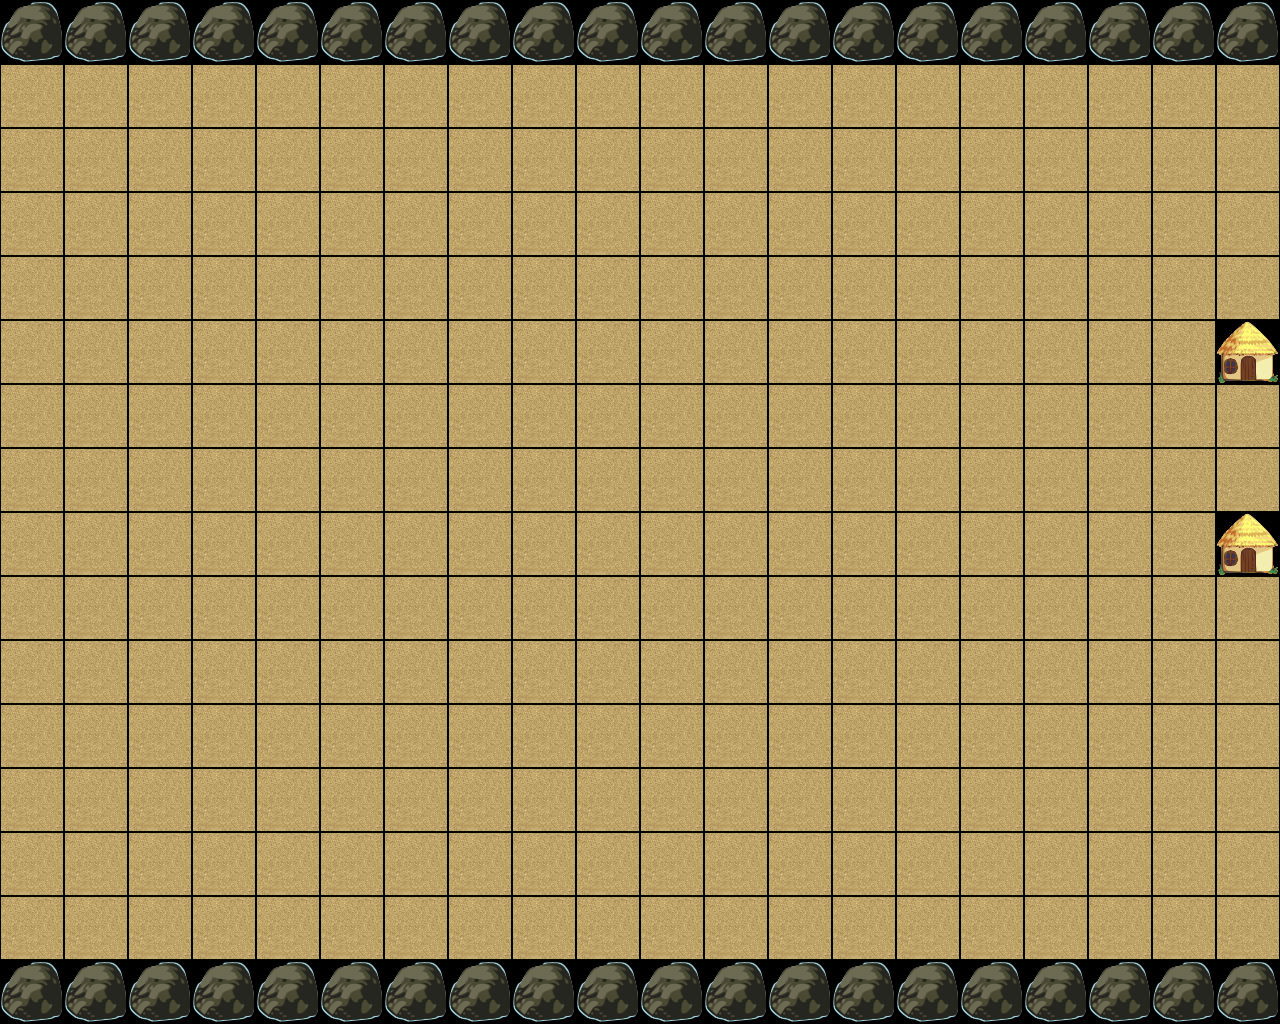

A 2D game scene composited from a Tiled map and its tileset images. What follows is a short description and the map's XML, with every tile layer's data as written:
An orthogonal 20x16 tile map with 64x64 px tiles, 1 tile layer (BackGround).

<map version="1.0" orientation="orthogonal" renderorder="right-down" width="20" height="16" tilewidth="64" tileheight="64">
 <tileset firstgid="1" name="ProgrammerArtTileSet" tilewidth="64" tileheight="64">
  <image source="mapTiles_spriteSheet.png" trans="ff00ff" width="640" height="640" />
 </tileset>
 <layer name="BackGround" width="20" height="16">
  <data>
   <tile gid="5" />
   <tile gid="5" />
   <tile gid="5" />
   <tile gid="5" />
   <tile gid="5" />
   <tile gid="5" />
   <tile gid="5" />
   <tile gid="5" />
   <tile gid="5" />
   <tile gid="5" />
   <tile gid="5" />
   <tile gid="5" />
   <tile gid="5" />
   <tile gid="5" />
   <tile gid="5" />
   <tile gid="5" />
   <tile gid="5" />
   <tile gid="5" />
   <tile gid="5" />
   <tile gid="5" />
   <tile gid="1" />
   <tile gid="1" />
   <tile gid="1" />
   <tile gid="1" />
   <tile gid="1" />
   <tile gid="1" />
   <tile gid="1" />
   <tile gid="1" />
   <tile gid="1" />
   <tile gid="1" />
   <tile gid="1" />
   <tile gid="1" />
   <tile gid="1" />
   <tile gid="1" />
   <tile gid="1" />
   <tile gid="1" />
   <tile gid="1" />
   <tile gid="1" />
   <tile gid="1" />
   <tile gid="1" />
   <tile gid="1" />
   <tile gid="1" />
   <tile gid="1" />
   <tile gid="1" />
   <tile gid="1" />
   <tile gid="1" />
   <tile gid="1" />
   <tile gid="1" />
   <tile gid="1" />
   <tile gid="1" />
   <tile gid="1" />
   <tile gid="1" />
   <tile gid="1" />
   <tile gid="1" />
   <tile gid="1" />
   <tile gid="1" />
   <tile gid="1" />
   <tile gid="1" />
   <tile gid="1" />
   <tile gid="1" />
   <tile gid="1" />
   <tile gid="1" />
   <tile gid="1" />
   <tile gid="1" />
   <tile gid="1" />
   <tile gid="1" />
   <tile gid="1" />
   <tile gid="1" />
   <tile gid="1" />
   <tile gid="1" />
   <tile gid="1" />
   <tile gid="1" />
   <tile gid="1" />
   <tile gid="1" />
   <tile gid="1" />
   <tile gid="1" />
   <tile gid="1" />
   <tile gid="1" />
   <tile gid="1" />
   <tile gid="1" />
   <tile gid="1" />
   <tile gid="1" />
   <tile gid="1" />
   <tile gid="1" />
   <tile gid="1" />
   <tile gid="1" />
   <tile gid="1" />
   <tile gid="1" />
   <tile gid="1" />
   <tile gid="1" />
   <tile gid="1" />
   <tile gid="1" />
   <tile gid="1" />
   <tile gid="1" />
   <tile gid="1" />
   <tile gid="1" />
   <tile gid="1" />
   <tile gid="1" />
   <tile gid="1" />
   <tile gid="1" />
   <tile gid="1" />
   <tile gid="1" />
   <tile gid="1" />
   <tile gid="1" />
   <tile gid="1" />
   <tile gid="1" />
   <tile gid="1" />
   <tile gid="1" />
   <tile gid="1" />
   <tile gid="1" />
   <tile gid="1" />
   <tile gid="1" />
   <tile gid="1" />
   <tile gid="1" />
   <tile gid="1" />
   <tile gid="1" />
   <tile gid="1" />
   <tile gid="1" />
   <tile gid="1" />
   <tile gid="3" />
   <tile gid="1" />
   <tile gid="1" />
   <tile gid="1" />
   <tile gid="1" />
   <tile gid="1" />
   <tile gid="1" />
   <tile gid="1" />
   <tile gid="1" />
   <tile gid="1" />
   <tile gid="1" />
   <tile gid="1" />
   <tile gid="1" />
   <tile gid="1" />
   <tile gid="1" />
   <tile gid="1" />
   <tile gid="1" />
   <tile gid="1" />
   <tile gid="1" />
   <tile gid="1" />
   <tile gid="1" />
   <tile gid="1" />
   <tile gid="1" />
   <tile gid="1" />
   <tile gid="1" />
   <tile gid="1" />
   <tile gid="1" />
   <tile gid="1" />
   <tile gid="1" />
   <tile gid="1" />
   <tile gid="1" />
   <tile gid="1" />
   <tile gid="1" />
   <tile gid="1" />
   <tile gid="1" />
   <tile gid="1" />
   <tile gid="1" />
   <tile gid="1" />
   <tile gid="1" />
   <tile gid="1" />
   <tile gid="1" />
   <tile gid="1" />
   <tile gid="1" />
   <tile gid="1" />
   <tile gid="1" />
   <tile gid="1" />
   <tile gid="1" />
   <tile gid="1" />
   <tile gid="1" />
   <tile gid="1" />
   <tile gid="1" />
   <tile gid="1" />
   <tile gid="1" />
   <tile gid="1" />
   <tile gid="1" />
   <tile gid="1" />
   <tile gid="1" />
   <tile gid="1" />
   <tile gid="1" />
   <tile gid="1" />
   <tile gid="3" />
   <tile gid="1" />
   <tile gid="1" />
   <tile gid="1" />
   <tile gid="1" />
   <tile gid="1" />
   <tile gid="1" />
   <tile gid="1" />
   <tile gid="1" />
   <tile gid="1" />
   <tile gid="1" />
   <tile gid="1" />
   <tile gid="1" />
   <tile gid="1" />
   <tile gid="1" />
   <tile gid="1" />
   <tile gid="1" />
   <tile gid="1" />
   <tile gid="1" />
   <tile gid="1" />
   <tile gid="1" />
   <tile gid="1" />
   <tile gid="1" />
   <tile gid="1" />
   <tile gid="1" />
   <tile gid="1" />
   <tile gid="1" />
   <tile gid="1" />
   <tile gid="1" />
   <tile gid="1" />
   <tile gid="1" />
   <tile gid="1" />
   <tile gid="1" />
   <tile gid="1" />
   <tile gid="1" />
   <tile gid="1" />
   <tile gid="1" />
   <tile gid="1" />
   <tile gid="1" />
   <tile gid="1" />
   <tile gid="1" />
   <tile gid="1" />
   <tile gid="1" />
   <tile gid="1" />
   <tile gid="1" />
   <tile gid="1" />
   <tile gid="1" />
   <tile gid="1" />
   <tile gid="1" />
   <tile gid="1" />
   <tile gid="1" />
   <tile gid="1" />
   <tile gid="1" />
   <tile gid="1" />
   <tile gid="1" />
   <tile gid="1" />
   <tile gid="1" />
   <tile gid="1" />
   <tile gid="1" />
   <tile gid="1" />
   <tile gid="1" />
   <tile gid="1" />
   <tile gid="1" />
   <tile gid="1" />
   <tile gid="1" />
   <tile gid="1" />
   <tile gid="1" />
   <tile gid="1" />
   <tile gid="1" />
   <tile gid="1" />
   <tile gid="1" />
   <tile gid="1" />
   <tile gid="1" />
   <tile gid="1" />
   <tile gid="1" />
   <tile gid="1" />
   <tile gid="1" />
   <tile gid="1" />
   <tile gid="1" />
   <tile gid="1" />
   <tile gid="1" />
   <tile gid="1" />
   <tile gid="1" />
   <tile gid="1" />
   <tile gid="1" />
   <tile gid="1" />
   <tile gid="1" />
   <tile gid="1" />
   <tile gid="1" />
   <tile gid="1" />
   <tile gid="1" />
   <tile gid="1" />
   <tile gid="1" />
   <tile gid="1" />
   <tile gid="1" />
   <tile gid="1" />
   <tile gid="1" />
   <tile gid="1" />
   <tile gid="1" />
   <tile gid="1" />
   <tile gid="1" />
   <tile gid="1" />
   <tile gid="1" />
   <tile gid="1" />
   <tile gid="1" />
   <tile gid="1" />
   <tile gid="1" />
   <tile gid="1" />
   <tile gid="1" />
   <tile gid="1" />
   <tile gid="1" />
   <tile gid="1" />
   <tile gid="1" />
   <tile gid="1" />
   <tile gid="1" />
   <tile gid="1" />
   <tile gid="1" />
   <tile gid="1" />
   <tile gid="1" />
   <tile gid="1" />
   <tile gid="1" />
   <tile gid="5" />
   <tile gid="5" />
   <tile gid="5" />
   <tile gid="5" />
   <tile gid="5" />
   <tile gid="5" />
   <tile gid="5" />
   <tile gid="5" />
   <tile gid="5" />
   <tile gid="5" />
   <tile gid="5" />
   <tile gid="5" />
   <tile gid="5" />
   <tile gid="5" />
   <tile gid="5" />
   <tile gid="5" />
   <tile gid="5" />
   <tile gid="5" />
   <tile gid="5" />
   <tile gid="5" />
  </data>
 </layer>
</map>